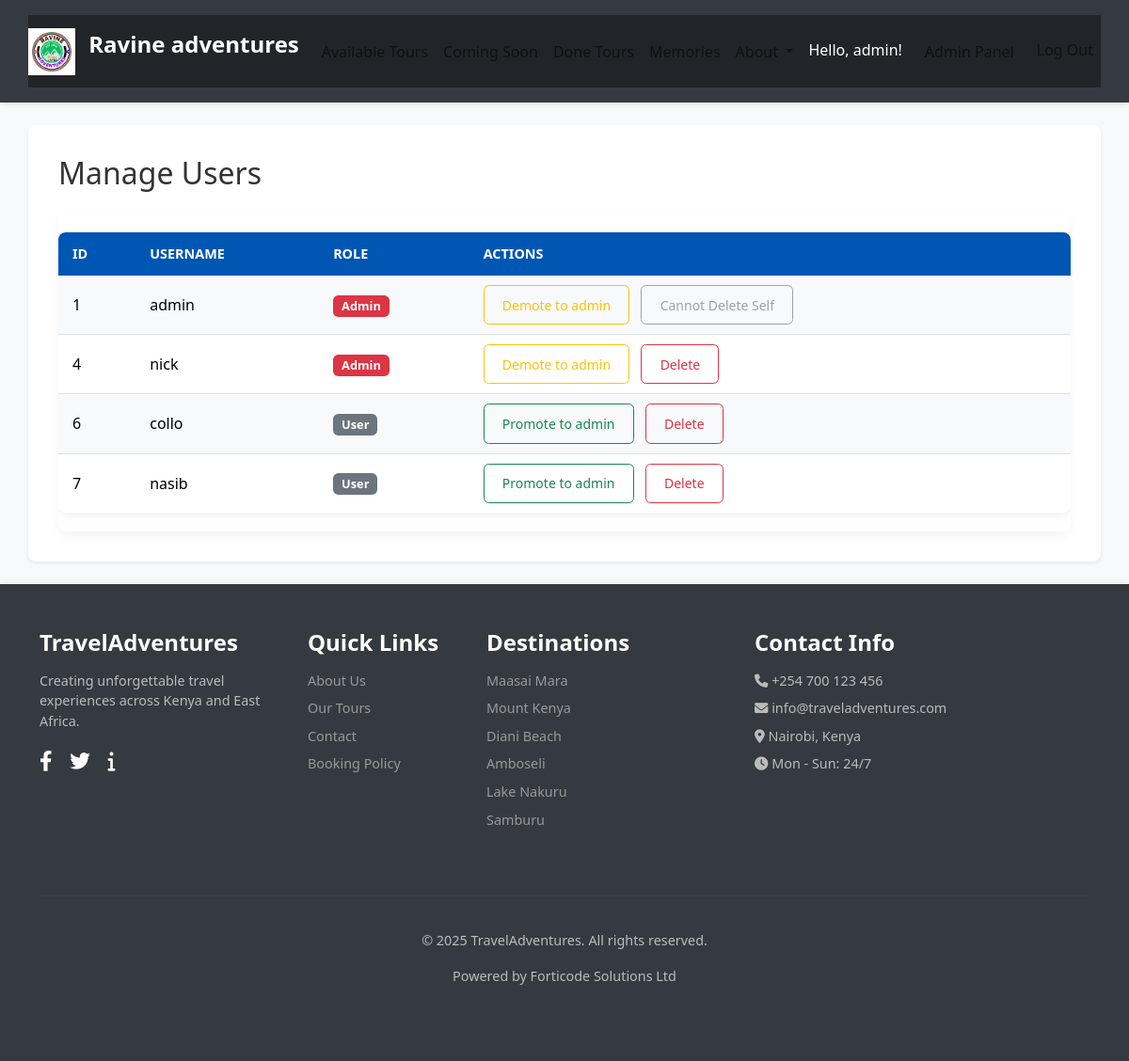
/admin/users (signed in), run on an earlier commit of the app's database.
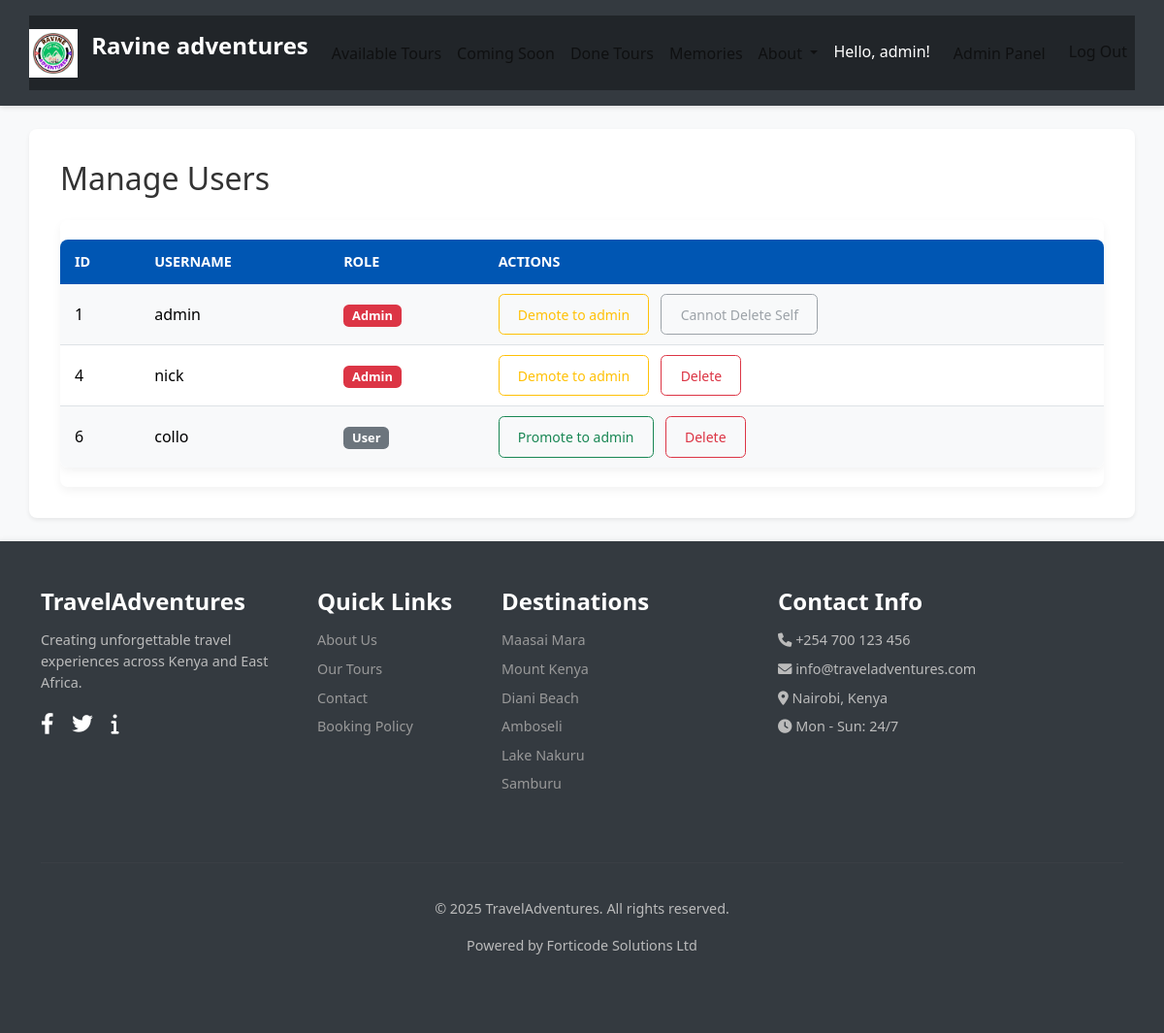
And on a later commit of the database.
### tables this page shows
CREATE TABLE users (
    id INTEGER PRIMARY KEY AUTOINCREMENT,
    username TEXT UNIQUE NOT NULL,
    email TEXT UNIQUE NOT NULL,
    password TEXT NOT NULL,
    is_admin INTEGER DEFAULT 0
);

### app.py (the view)
    @app.route('/admin/users')
    @admin_required
    def manage_users():
        db = get_db()
        users_list = db.execute("SELECT id, username, email, is_admin FROM users").fetchall()
        return render_template('admin/manage_users.html', users=users_list)

### database.py (called while the page is built)
def get_db():
    if 'db' not in g:
        g.db = sqlite3.connect(
            current_app.config['DATABASE'],
            detect_types=sqlite3.PARSE_DECLTYPES
        )
        g.db.row_factory = sqlite3.Row # Returns rows that behave like dicts
    return g.db

### templates/admin/manage_users.html
{% extends 'base.html' %} {% block title %}Manage Users - Admin{% endblock %} {% block content %}
<h2 class="mb-4">Manage Users</h2>
{% if users %}
<div class="table-responsive">
    <table class="table table-striped table-hover">
        <thead>
            <tr>
                <th>ID</th>
                <th>Username</th>
                <th>Role</th>
                <th>Actions</th>
            </tr>
        </thead>
        <tbody>
            {% for user in users %}
            <tr>
                <td>{{ user.id }}</td>
                <td>{{ user.username }}</td>
                <td>
                    {% if user.is_admin == 1 %}
                    <span class="badge bg-danger">Admin</span> {% else %}
                    <span class="badge bg-secondary">User</span> {% endif %}
                </td>
                <td>
                    <a href="{{ url_for('toggle_admin_status', user_id=user.id) }}" class="btn btn-sm {% if user.is_admin == 1 %}btn-outline-warning{% else %}btn-outline-success{% endif %} me-2" onclick="return confirm('Are you sure you want to toggle admin status for {{ user.username }}?');">
                                    {% if user.is_admin == 1 %}Demote{% else %}Promote{% endif %} to admin
                                </a> {% if g.user.id != user.id %}
                    <a href="{{ url_for('delete_user', user_id=user.id) }}" class="btn btn-sm btn-outline-danger" onclick="return confirm('Are you sure you want to delete user {{ user.username }}? This cannot be undone.');">
                                    Delete
                                </a> {% else %}
                    <button class="btn btn-sm btn-outline-secondary" disabled>Cannot Delete Self</button> {% endif %}
                </td>
            </tr>
            {% endfor %}
        </tbody>
    </table>
</div>
{% else %}
<p class="alert alert-info">No users registered yet.</p>
{% endif %} {% endblock %}

### templates/base.html (shortened to what the changed rows need)
<!DOCTYPE html>
<html lang="en">
<head>
    <link href="https://cdn.jsdelivr.net/npm/bootstrap@5.3.3/dist/css/bootstrap.min.css" rel="stylesheet">
    <link rel="stylesheet" href="https://cdnjs.cloudflare.com/ajax/libs/font-awesome/6.0.0-beta3/css/all.min.css">
    <link rel="stylesheet" href="{{ url_for('static', filename='css/style.css') }}">
</head>
<body>
    <header class="bg-dark text-white py-3">
        <nav class="navbar navbar-expand-lg navbar-dark bg-dark container">
            <div class="collapse navbar-collapse" id="navbarNav">
                <ul class="navbar-nav ms-auto"> {% if g.user %}
                    <li class="nav-item">
                        <span class="nav-link text-white">Hello, {{ g.user.username }}!</span>
                    </li>
                    {% if g.user.is_admin == 1 %}
                    <li class="nav-item">
                        <a class="nav-link btn btn-outline-light btn-sm mx-2" href="{{ url_for('admin_dashboard') }}">Admin Panel</a>
                    </li>
                    {% endif %}
                    <li class="nav-item">
                        <a class="nav-link" href="{{ url_for('logout') }}">Log Out</a>
                    </li>
                    {% endif %}
                </ul>
            </div>
        </nav>
    </header>
    <div class="content-wrapper">
        <main class="container my-4">
             {% block content %}{% endblock %}
        </main>
    </div>
</body>
</html>

What changed in the data, as far as the page shows it:
removed users: id "7", username "nasib", is_admin "User"
